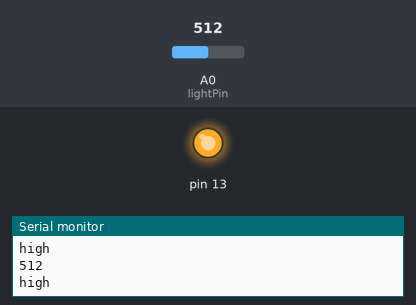
This sketch was run on a simulated Arduino Uno, built with avr-gcc and run on an emulated ATmega328P. Parts: output pins drawn as LEDs (lit = HIGH), the last lines printed to the serial monitor. Inputs (shaded band) come from the test bench; at power-on: A0 (lightPin) = 512.

Above: at 1.2 s.
1.3 s: A0 (lightPin) set to 268
2.8 s: A0 (lightPin) set to 240
At 3.4 s:
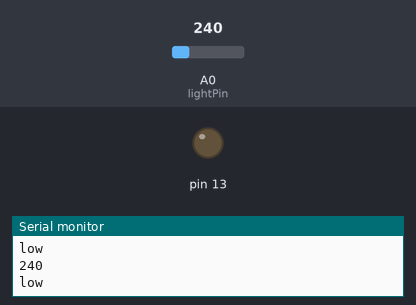
4.3 s: A0 (lightPin) set to 260
At 4.8 s:
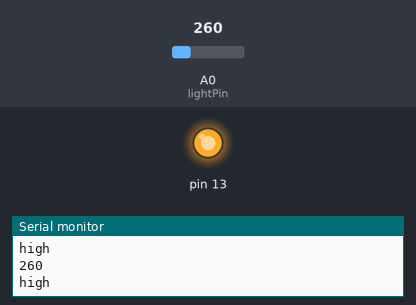
5.8 s: A0 (lightPin) set to 122
At 6.2 s:
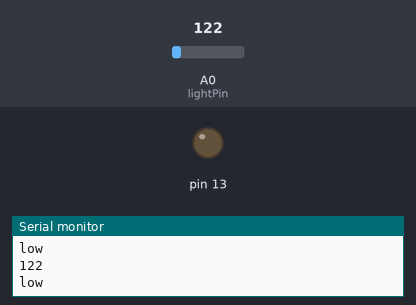
Timing chart, 0 to 8.3 s (numbered marks = the images above; inputs shaded):
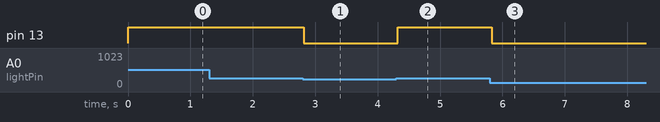

The sketch:

photoresistor.ino
```cpp
int lightPin = 0;  //define a pin for Photo resistor
int threshold = 250;

void setup(){
    Serial.begin(9600);  //Begin serial communcation
    pinMode(13, OUTPUT);

}

void loop(){
    Serial.println(analogRead(lightPin));

    if(analogRead(lightPin) > threshold ){
        digitalWrite(13, HIGH);
        Serial.println("high");
    }else{
        digitalWrite(13, LOW);
        Serial.println("low");
    }

    delay(100);
}
```

Measured:
- the behaviour switches between 251 and 250 on A0 (lightPin) (found by bisection; images 0 and 1)
- after the input at 2.8 s, pin 13: HIGH → LOW at once
- after the input at 4.3 s, pin 13: LOW → HIGH at once
- after the input at 5.8 s, pin 13: HIGH → LOW at once
